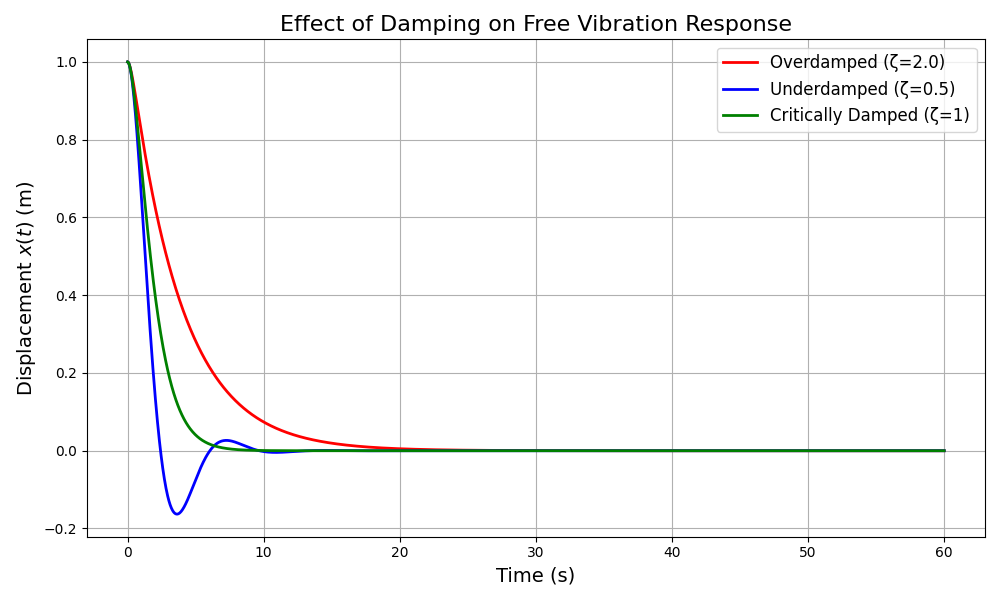

Source code (Python):
import numpy as np
import matplotlib.pyplot as plt

# === PARAMETERS ===
omega_n = 1.0               # normalized natural frequency (rad/s)
t_vals = np.linspace(0, 60, 2000)  # If you want, you can change the time range to check it out different response

# Damping ratios
zeta_under  = 0.5   # underdamped (0 < ζ < 1)
zeta_crit   = 1.0   # critically damped (ζ = 1)
zeta_over   = 2.0   # overdamped (ζ > 1)

# === UNDERDAMPED RESPONSE ===
omega_d = omega_n * np.sqrt(1 - zeta_under**2)
# x(0)=1, x'(0)=0 ⇒ A=1, B=ζ/√(1−ζ²)
A_u = 1.0
B_u = zeta_under / np.sqrt(1 - zeta_under**2)
x_vals_underdamped = np.exp(-zeta_under*omega_n*t_vals) * (
        A_u * np.cos(omega_d*t_vals) +
        B_u * np.sin(omega_d*t_vals)
)

# === CRITICAL DAMPING ===
# x_h(t) = (C1 + C2 t) e^{-ω_n t}, with x(0)=1, x'(0)=0 ⇒ C1=1, C2=ω_n
x_vals_critical = (1 + omega_n*t_vals) * np.exp(-omega_n*t_vals)

# === OVERDAMPED RESPONSE ===
# Roots λ1,2 = -ζω_n ± ω_n√(ζ²−1)
sqrt_term = np.sqrt(zeta_over**2 - 1)
lambda1 = -omega_n*(zeta_over - sqrt_term)
lambda2 = -omega_n*(zeta_over + sqrt_term)
# Coeffs from x(0)=1, x'(0)=0 ⇒
#   A + B = 1
#   A*λ1 + B*λ2 = 0  ⇒  A = λ2/(λ2−λ1), B = -λ1/(λ2−λ1)
A_o =  lambda2 / (lambda2 - lambda1)
B_o = -lambda1 / (lambda2 - lambda1)
x_vals_overdamped = A_o*np.exp(lambda1*t_vals) + B_o*np.exp(lambda2*t_vals)

# === PLOT ===
plt.figure(figsize=(10, 6))
plt.plot(t_vals, x_vals_overdamped,  label="Overdamped (ζ=2.0)",   color="red",    lw=2)
plt.plot(t_vals, x_vals_underdamped, label="Underdamped (ζ=0.5)",  color="blue",   lw=2)
plt.plot(t_vals, x_vals_critical,   label="Critically Damped (ζ=1)", color="green", lw=2)

plt.xlabel("Time (s)", fontsize=14)
plt.ylabel("Displacement $x(t)$ (m)", fontsize=14)
plt.title("Effect of Damping on Free Vibration Response", fontsize=16)
plt.legend(fontsize=12)
plt.grid(True)
plt.tight_layout()
plt.show()
# Save the figure
plt.savefig("Effect_of_Damping_on_Displacement.png", dpi=300)
